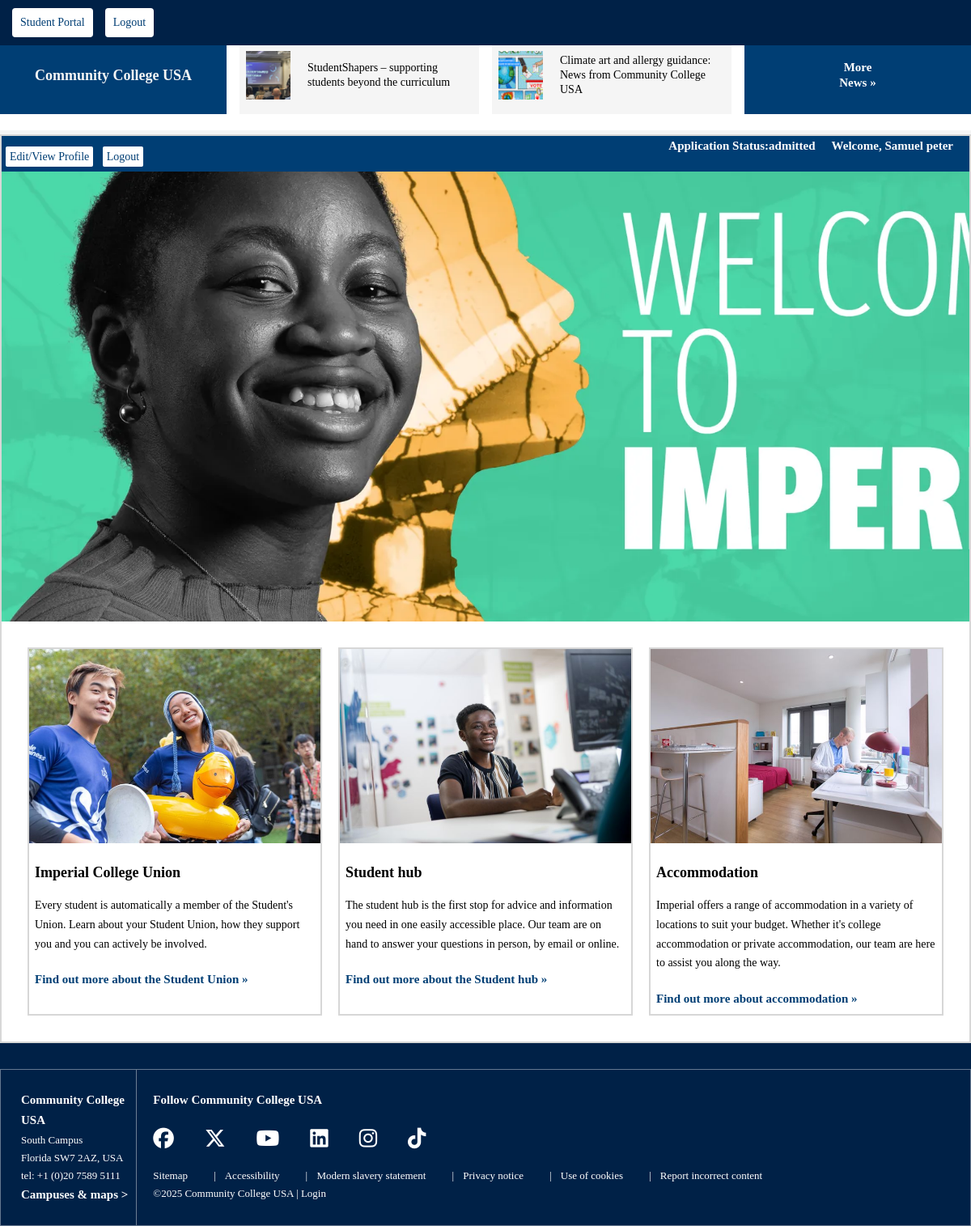
Page /aspirantportal/aspirant/home (signed in) on the committed database.
### core/models/users.py (models this page shows, shortened)
class CustomUser(AbstractUser):
    USER_TYPE = ((1, "Management"), (2, "AcademicStaff"),(3, "NonAcademicStaff"), (4, "Student"),  (5, "AspirantStudent"))
    GENDER = [("M", "Male"), ("F", "Female")]
    username = None  # Removed username, using email instead
    email = models.EmailField(unique=True)
    user_type = models.CharField(default=30, choices=USER_TYPE, max_length=1)
    gender = models.CharField(max_length=20, choices=GENDER)
    address = models.TextField()
    created_at = models.DateTimeField(auto_now_add=True)
    updated_at = models.DateTimeField(auto_now=True)
    USERNAME_FIELD = "email"
    REQUIRED_FIELDS = []
    objects = CustomUserManager()

class AspirantStudent(models.Model):
    EMERGENCY_RELATIONSHIP = [("B", "Brother"), ("S", "Sister"),("F", "Father"),("M", "Mother"), ("O", "Other"),]
    ADMISSION_STATUS_CHOICES = [
        ('pending', 'Pending'),
        ('admitted', 'Admitted'),
        ('rejected', 'Rejected'),
    ]
    admin = models.OneToOneField(settings.AUTH_USER_MODEL, on_delete=models.CASCADE, related_name='aspirant')
    course_applied = models.ForeignKey('core.CourseOfStudy', on_delete=models.SET_NULL, null=True, blank=True)
    session = models.ForeignKey('core.AspirantAcademicCalendar', on_delete=models.PROTECT, null=True) #set null to False later
    phone_number = models.CharField(max_length=255)
    address_1 = models.CharField(max_length=255)
    address_2 = models.CharField(max_length=255)
    city = models.CharField(max_length=255)
    state_province = models.CharField(max_length=255)
    postal_code = models.CharField(max_length=255)
    country = CountryField()
    admission_status = models.CharField(max_length=10, choices=ADMISSION_STATUS_CHOICES, default='pending')
    school_name = models.CharField(max_length=255)
    school_address_1 = models.CharField(max_length=255)
    school_address_2 = models.CharField(max_length=255)
    school_city = models.CharField(max_length=255)
    school_state_province = models.CharField(max_length=255)
    school_postal_code = models.CharField(max_length=255)
    school_year_graduated = models.CharField(max_length=255)
    emergency_first_name = models.CharField(max_length=255)
    emergency_last_name = models.CharField(max_length=255)
    emergency_email = models.EmailField(max_length=255)
    emergency_phone_number = models.CharField(max_length=255)
    emergency_address_1 = models.CharField(max_length=255)
    emergency_address_2 = models.CharField(max_length=255)
    emergency_city = models.CharField(max_length=255)
    emergency_postal_code = models.CharField(max_length=255)
    emergency_country = CountryField( )
    emergency_relationship = models.CharField(max_length=15, choices=EMERGENCY_RELATIONSHIP)
    referee_first_name = models.CharField(max_length=255)
    referee_last_name = models.CharField(max_length=255)
    referee_email = models.EmailField(max_length=255)
    referee_phone_number = models.CharField(max_length=255)
    referee_address_1 = models.CharField(max_length=255)
    referee_address_2 = models.CharField(max_length=255)
    referee_city = models.CharField(max_length=255)
    referee_postal_code = models.CharField(max_length=255)
    referee_state_province = models.CharField(max_length=255)
    referee_country = CountryField()

### aspirantportal/views.py (the view)
# urls.py: path("aspirant/home", views.aspirant_home, name='aspirant_home'),
@login_required
def aspirant_home (request):
    aspirant = request.user.aspirant
    return render(request, 'aspirantportal/aspirant_home.html', {'aspirant': aspirant})

### templates/aspirantportal/aspirant_home.html
{% extends 'base.html' %}
{% load static %}
{% block content %}
<section class="studentHome">
    <div class="applyNavAspirant">
        <h3 class="user_name_aspirant">Welcome, {{user.first_name}} {{user.last_name}}</h3>
        <a href="{% url 'edit_aspirant'%}" class="applyNavAspirantBtn">Edit/View Profile</a>
        <a href="{% url 'logout_user' %}"class="applyNavAspirantBtn">Logout</a>
        <h2 class="user_name_aspirant">Application Status:{{aspirant.admission_status}} </h2>
    </div>
    <div class="studentHomeBg"></div>
    <div class="studentCardSection">
        <div class="studentCardSectionContainer">
            <a  href="" class="studentCardSectionLink">
                <img src="{% static 'images/student4.jpg' %}" alt="" class="studentCardSectionImage">
                <h1 class="studentCardSectionHeading"> Imperial College Union </h1>
                <p class="studentCardSectionText1">Every student is automatically a member of the Student's Union. Learn about your Student Union, how they support you and you can actively be involved. </p>
                <span class="studentCardSectionText2">Find out more about the Student Union &raquo;</span>
            </a>
        </div>
        <div class="studentCardSectionContainer">
            <a  href="" class="studentCardSectionLink">
                <img src="{% static 'images/student5.jpg' %}" alt="" class="studentCardSectionImage">
                <h1 class="studentCardSectionHeading"> Student hub </h1>
                <p class="studentCardSectionText1">The student hub is the first stop for advice and information you need in one easily accessible place. Our team are on hand to answer your questions in person, by email or online. </p>
                <span class="studentCardSectionText2">Find out more about the Student hub &raquo;</span>
            </a>
        </div>
        <div class="studentCardSectionContainer">
            <a  href="" class="studentCardSectionLink">
                <img src="{% static 'images/student6.jpg' %}" alt="" class="studentCardSectionImage">
                <h1 class="studentCardSectionHeading"> Accommodation </h1>
                <p class="studentCardSectionText1">Imperial offers a range of accommodation in a variety of locations to suit your budget. Whether it's college accommodation or private accommodation, our team are here to assist you along the way.</p>
                <span class="studentCardSectionText2">Find out more about accommodation &raquo;</span>
            </a>
        </div>
    </div>
</section>
{% endblock content%}

### static/css/main.css (style rules this page uses)
* { margin: 0; padding: 0; box-sizing: border-box; }
body { font-family: "Lato" sans-serif; font-weight: 400; font-size: 1.6rem; line-height: 1.7; }
.applyNavAspirant { background-color: #003e74; float: left; width: 100%; overflow: hidden; }
.applyNavAspirantBtn { text-decoration: none; color: #003e74; background-color: white; padding: 5px; border-radius: 2px; font-size: 14px; margin-left: 5px; }
.studentHome { border: 2px solid rgba(0, 0, 0, 0.158); }
.studentHomeBg { background-image: url("../images/student3.jpg"); background-size: cover; height: 75vh; }
.studentCardSection { display: flex; padding: 2rem; }
.studentCardSectionContainer { flex: 1; border: 2px solid rgba(0, 0, 0, 0.158); }
.studentCardSectionContainer:not(:last-child) { margin-right: 20px; }
.studentCardSectionLink { text-decoration: none; color: black; }
.studentCardSectionImage { object-fit: cover; width: 100%; height: 15rem; }
.studentCardSectionHeading { font-size: 18px; font-weight: bold; color: black; padding: 7px; }
.studentCardSectionText1 { color: black; font-size: 14px; padding: 7px; }
.studentCardSectionText2 { color: #003e74; font-size: 15px; font-weight: bold; padding: 7px; }
.user_name_aspirant { color: white; font-size: 15px; float: right; margin-right: 20px; }

### rows in the picture
CustomUser: first_name "Samuel", last_name "peter"
AspirantStudent: admission_status "admitted"
